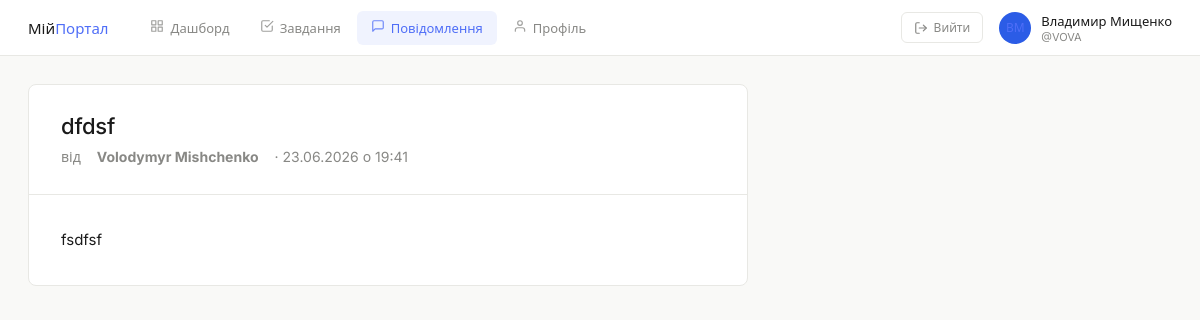
The app's page /messages/1/ (signed in) with its own data.
### registr/models.py (models this page shows, shortened)
class Profile(models.Model):
    user = models.OneToOneField(User, on_delete=models.CASCADE, related_name='profile')
    bio = models.TextField(blank=True, max_length=500)
    avatar = models.ImageField(upload_to='avatars/', blank=True, null=True)
    avatar_color = models.CharField(max_length=7, default='#2b5ce6')  # fallback color
    def get_initials(self):
        fn = self.user.first_name
        ln = self.user.last_name
        if fn and ln:
            return f'{fn[0]}{ln[0]}'.upper()
        return self.user.username[:2].upper()

class Message(models.Model):
    sender = models.ForeignKey(User, on_delete=models.CASCADE, related_name='sent_messages')
    recipient = models.ForeignKey(User, on_delete=models.CASCADE, related_name='received_messages')
    subject = models.CharField(max_length=200)
    body = models.TextField()
    is_read = models.BooleanField(default=False)
    created_at = models.DateTimeField(auto_now_add=True)
    class Meta:
        ordering = ['-created_at']

### registr/views.py (the view)
# urls.py: path('messages/<int:pk>/', views.message_read, name='message_read'),
@login_required
def message_read(request, pk):
    msg = get_object_or_404(Message, pk=pk, recipient=request.user)
    if not msg.is_read:
        msg.is_read = True
        msg.save()
    return render(request, 'registr/message_detail.html', {
        'msg': msg, 'profile': get_or_create_profile(request.user)
    })

### registr/views.py (called while the page is built)
def get_or_create_profile(user):
    profile, _ = Profile.objects.get_or_create(user=user)
    return profile

### templates/registr/message_detail.html (shortened to what this page needs)
{% extends 'registr/base.html' %}
{% load static %}
{% block extra_css %}
<link rel="stylesheet" href="{% static 'registr/css/messages.css' %}">
{% endblock %}
{% block content %}
<div class="page-content">
  <div class="msg-detail">
    <div class="msg-detail-header">
      <div class="msg-detail-subject">{{ msg.subject }}</div>
      <div class="msg-detail-meta">
        від <strong>{{ msg.sender.get_full_name|default:msg.sender.username }}</strong>
        · {{ msg.created_at|date:"d.m.Y о H:i" }}
      </div>
    </div>
    <div class="msg-detail-body">{{ msg.body }}</div>
  </div>
</div>
{% endblock %}

### templates/registr/base.html (shortened to what this page needs)
{% load static %}
<!DOCTYPE html>
<html lang="uk">
<head>
<link rel="stylesheet" href="{% static 'registr/css/base.css' %}">
{% block extra_css %}{% endblock %}
</head>
<body>
{% if user.is_authenticated %}
<header class="topbar">
  <div class="topbar-left">
    <div class="topbar-brand">Мій<span>Портал</span></div>
    <nav class="top-nav">
      <a href="{% url 'dashboard' %}" class="{% if request.resolver_match.url_name == 'dashboard' %}active{% endif %}">
        <span class="top-nav-icon">
          <svg width="14" height="14" viewBox="0 0 24 24" fill="none" stroke="currentColor" stroke-width="2" stroke-linecap="round" stroke-linejoin="round"><rect x="3" y="3" width="7" height="7"/><rect x="14" y="3" width="7" height="7"/><rect x="3" y="14" width="7" height="7"/><rect x="14" y="14" width="7" height="7"/></svg>
        </span>
        <span>Дашборд</span>
      </a>
      <a href="{% url 'notes' %}" class="{% if 'note' in request.resolver_match.url_name %}active{% endif %}">
        <span class="top-nav-icon">
          <svg width="14" height="14" viewBox="0 0 24 24" fill="none" stroke="currentColor" stroke-width="2" stroke-linecap="round" stroke-linejoin="round"><path d="M9 11l3 3L22 4"/><path d="M21 12v7a2 2 0 0 1-2 2H5a2 2 0 0 1-2-2V5a2 2 0 0 1 2-2h11"/></svg>
        </span>
        <span>Завдання</span>
      </a>
      <a href="{% url 'messages_inbox' %}" class="{% if 'message' in request.resolver_match.url_name %}active{% endif %}">
        <span class="top-nav-icon">
          <svg width="14" height="14" viewBox="0 0 24 24" fill="none" stroke="currentColor" stroke-width="2" stroke-linecap="round" stroke-linejoin="round"><path d="M21 15a2 2 0 0 1-2 2H7l-4 4V5a2 2 0 0 1 2-2h14a2 2 0 0 1 2 2z"/></svg>
        </span>
        <span>Повідомлення</span>
      </a>
      <a href="{% url 'profile' %}" class="{% if request.resolver_match.url_name == 'profile' %}active{% endif %}">
        <span class="top-nav-icon">
          <svg width="14" height="14" viewBox="0 0 24 24" fill="none" stroke="currentColor" stroke-width="2" stroke-linecap="round" stroke-linejoin="round"><path d="M20 21v-2a4 4 0 0 0-4-4H8a4 4 0 0 0-4 4v2"/><circle cx="12" cy="7" r="4"/></svg>
        </span>
        <span>Профіль</span>
      </a>
    </nav>
  </div>
  <div class="topbar-right">
    <form method="post" action="{% url 'logout' %}" class="logout-form">{% csrf_token %}
      <button type="submit" class="logout-btn">
        <svg width="14" height="14" viewBox="0 0 24 24" fill="none" stroke="currentColor" stroke-width="2" stroke-linecap="round" stroke-linejoin="round"><path d="M9 21H5a2 2 0 0 1-2-2V5a2 2 0 0 1 2-2h4"/><polyline points="16 17 21 12 16 7"/><line x1="21" y1="12" x2="9" y2="12"/></svg>
        <span>Вийти</span>
      </button>
    </form>
    {% with profile=user.profile %}
    <a href="{% url 'profile' %}" class="topbar-user">
      <div class="avatar avatar-ring" style="background:{{ profile.avatar_color }}">
        {% if profile.avatar %}<img src="{{ profile.avatar.url }}" alt="">
        {% else %}{{ profile.get_initials }}{% endif %}
      </div>
      <div class="topbar-user-info">
        <div class="topbar-user-name">{{ user.get_full_name|default:user.username }}</div>
        <div class="topbar-user-role">@{{ user.username }}</div>
      </div>
    </a>
    {% endwith %}
  </div>
</header>
{% endif %}
<div class="main-wrap">
  {% block content %}{% endblock %}
</div>
</body>
</html>

### static/registr/css/base.css (style rules this page uses)
:root { --font-sans: 'Inter', system-ui, -apple-system, BlinkMacSystemFont, 'Segoe UI', Roboto, 'Helvetica Neue', Arial, sans-serif; --font-mono: 'SF Mono', 'SFMono-Regular', Consolas, 'Liberation Mono', Menlo, monospace; --color-bg: #f9f9f7; --color-surface: #ffffff; --color-border: #e8e8e4; --color-accent: #4f6ef7; --color-accent-bg: #f0f3fe; --color-text-primary: #1a1a1a; --color-text-secondary: #888885; --color-success: #22a06b; --color-danger: #e5484d; --color-warning: #e07b1f; --color-text-tertiary: #888885; --color-success-light: #f0fdf4; --color-error-light: #fef2f2; --color-warning-light: #fefce8; --sidebar-width: 220px; --sidebar-hidden: 0px; --transition: 0.15s ease; --radius-sm: 6px; --radius-md: 8px; --radius-lg: 10px; }
*, *::before, *::after { box-sizing: border-box; margin: 0; padding: 0; }
html { scroll-behavior: smooth; -webkit-text-size-adjust: 100%; }
body { font-family: var(--font-sans); background: var(--color-bg); color: var(--color-text-primary); font-size: 14px; font-weight: 400; -webkit-font-smoothing: antialiased; -moz-osx-font-smoothing: grayscale; }
a { color: var(--color-accent); text-decoration: none; transition: color var(--transition); }
.main-wrap { margin-left: var(--sidebar-hidden); flex: 1; display: flex; flex-direction: column; min-height: 100vh; background: var(--color-bg); }
* { scrollbar-width: thin; scrollbar-color: var(--color-border) transparent; }
.avatar { width: 32px; height: 32px; border-radius: 50%; display: flex; align-items: center; justify-content: center; font-size: 12px; font-weight: 500; color: var(--color-accent); flex-shrink: 0; background: #e8ecfd; }
.topbar { height: 56px; background: var(--color-surface); border-bottom: 1px solid var(--color-border); padding: 0 28px; display: flex; align-items: center; justify-content: space-between; position: sticky; top: 0; z-index: 100; }
.topbar-brand { font-size: 15px; font-weight: 500; color: var(--color-text-primary); }
.topbar-brand span { color: var(--color-accent); }
.topbar-user { display: flex; align-items: center; gap: 10px; }
.topbar-right { display: flex; align-items: center; gap: 16px; }
.topbar-user-info { flex: 1; min-width: 0; }
.topbar-user-name { font-size: 13px; font-weight: 500; color: var(--color-text-primary); white-space: nowrap; overflow: hidden; text-overflow: ellipsis; }
.topbar-user-role { font-size: 11px; color: var(--color-text-secondary); }
.page-content { padding: 28px; flex: 1; background: var(--color-bg); }
.topbar-left { display: flex; align-items: center; gap: 28px; flex: 1; min-width: 0; }
.top-nav { display: flex; align-items: center; gap: 2px; height: 100%; flex-shrink: 0; }
.top-nav a { display: inline-flex; align-items: center; gap: 6px; padding: 6px 14px; font-size: 13px; font-weight: 400; color: var(--color-text-secondary); text-decoration: none; border-radius: 6px; transition: all var(--transition); white-space: nowrap; height: 34px; }
.top-nav a.active { color: var(--color-accent); font-weight: 500; background: var(--color-accent-bg); }
.top-nav-icon { font-size: 14px; opacity: 0.8; flex-shrink: 0; }
.logout-form { display: inline; }
.logout-btn { display: inline-flex; align-items: center; gap: 6px; padding: 6px 12px; font-size: 12px; font-weight: 400; font-family: inherit; color: var(--color-text-secondary); background: transparent; border: 1px solid var(--color-border); border-radius: 6px; cursor: pointer; transition: all var(--transition); white-space: nowrap; }

### static/registr/css/messages.css (style rules this page uses)
.msg-detail { background: var(--color-surface); border: 1px solid var(--color-border); border-radius: 8px; max-width: 720px; }
.msg-detail-header { padding: 28px 32px; border-bottom: 1px solid var(--color-border); }
.msg-detail-subject { font-size: 22px; font-weight: 500; margin-bottom: 8px; letter-spacing: -0.01em; }
.msg-detail-meta { font-size: 14px; color: var(--color-text-secondary); display: flex; gap: 16px; align-items: center; }
.msg-detail-body { padding: 32px; font-size: 15px; line-height: 1.75; white-space: pre-wrap; color: var(--color-text-primary); }

### records on screen
Profile: get_initials "ВМ"
Message: subject "dfdsf", sender.get_full_name "Volodymyr Mishchenko", created_at "23.06.2026 о 19:41", body "fsdfsf"

### other values on screen
{{ user.get_full_name|default:user.username }} "Владимир Мищенко"
{{ user.username }} "VOVA"
